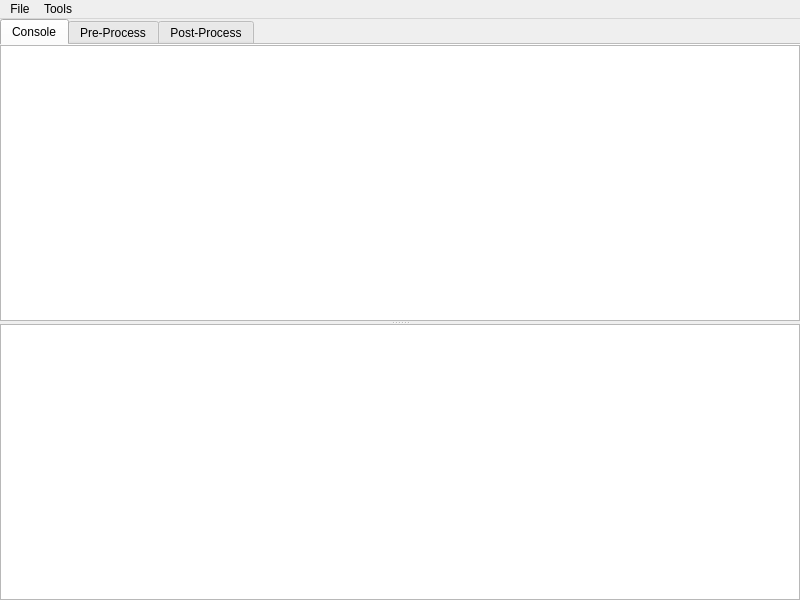
<?xml version="1.0" encoding="UTF-8"?>
<ui version="4.0">
 <class>ConsoleWindow</class>
 <widget class="QMainWindow" name="ConsoleWindow">
  <property name="enabled">
   <bool>true</bool>
  </property>
  <property name="geometry">
   <rect>
    <x>0</x>
    <y>0</y>
    <width>800</width>
    <height>600</height>
   </rect>
  </property>
  <property name="windowTitle">
   <string>Script Editor</string>
  </property>
  <property name="windowIcon">
   <iconset resource="../../neutrino.qrc">
    <normaloff>:/Neutrino/Resources/16_32/scriptEditor_16.png</normaloff>:/Neutrino/Resources/16_32/scriptEditor_16.png</iconset>
  </property>
  <widget class="QWidget" name="centralwidget">
   <layout class="QVBoxLayout" name="verticalLayout_2">
    <property name="leftMargin">
     <number>0</number>
    </property>
    <property name="topMargin">
     <number>0</number>
    </property>
    <property name="rightMargin">
     <number>0</number>
    </property>
    <property name="bottomMargin">
     <number>0</number>
    </property>
    <item>
     <widget class="QTabWidget" name="tabWidget">
      <property name="tabPosition">
       <enum>QTabWidget::North</enum>
      </property>
      <property name="tabShape">
       <enum>QTabWidget::Rounded</enum>
      </property>
      <property name="currentIndex">
       <number>0</number>
      </property>
      <property name="iconSize">
       <size>
        <width>16</width>
        <height>16</height>
       </size>
      </property>
      <property name="documentMode">
       <bool>true</bool>
      </property>
      <property name="movable">
       <bool>false</bool>
      </property>
      <widget class="QWidget" name="console">
       <attribute name="icon">
        <iconset resource="../../neutrino.qrc">
         <normaloff>:/Neutrino/Resources/16/utilities-terminal.png</normaloff>:/Neutrino/Resources/16/utilities-terminal.png</iconset>
       </attribute>
       <attribute name="title">
        <string>Console</string>
       </attribute>
       <layout class="QVBoxLayout" name="verticalLayout">
        <property name="leftMargin">
         <number>0</number>
        </property>
        <property name="topMargin">
         <number>0</number>
        </property>
        <property name="rightMargin">
         <number>0</number>
        </property>
        <property name="bottomMargin">
         <number>0</number>
        </property>
        <item>
         <widget class="QSplitter" name="splitter">
          <property name="frameShadow">
           <enum>QFrame::Plain</enum>
          </property>
          <property name="orientation">
           <enum>Qt::Vertical</enum>
          </property>
          <property name="opaqueResize">
           <bool>true</bool>
          </property>
          <property name="handleWidth">
           <number>3</number>
          </property>
          <widget class="QPlainTextEdit" name="pythonOutput">
           <property name="font">
            <font>
             <family>Monospace</family>
             <pointsize>8</pointsize>
            </font>
           </property>
           <property name="readOnly">
            <bool>true</bool>
           </property>
           <property name="plainText">
            <string/>
           </property>
          </widget>
          <widget class="NEPythonInput" name="pythonConsoleInput">
           <property name="font">
            <font>
             <family>Monospace</family>
             <pointsize>8</pointsize>
            </font>
           </property>
          </widget>
         </widget>
        </item>
       </layout>
      </widget>
      <widget class="QWidget" name="preProcess">
       <attribute name="title">
        <string>Pre-Process</string>
       </attribute>
       <layout class="QVBoxLayout" name="verticalLayout_3">
        <property name="leftMargin">
         <number>0</number>
        </property>
        <property name="topMargin">
         <number>0</number>
        </property>
        <property name="rightMargin">
         <number>0</number>
        </property>
        <property name="bottomMargin">
         <number>0</number>
        </property>
        <item>
         <widget class="NEPythonInput" name="pythonPreprocess">
          <property name="font">
           <font>
            <family>Monospace</family>
            <pointsize>8</pointsize>
           </font>
          </property>
         </widget>
        </item>
       </layout>
      </widget>
      <widget class="QWidget" name="postProcess">
       <attribute name="title">
        <string>Post-Process</string>
       </attribute>
       <layout class="QVBoxLayout" name="verticalLayout_4">
        <property name="leftMargin">
         <number>0</number>
        </property>
        <property name="topMargin">
         <number>0</number>
        </property>
        <property name="rightMargin">
         <number>0</number>
        </property>
        <property name="bottomMargin">
         <number>0</number>
        </property>
        <item>
         <widget class="NEPythonInput" name="pythonPostprocess">
          <property name="font">
           <font>
            <family>Monospace</family>
            <pointsize>8</pointsize>
           </font>
          </property>
         </widget>
        </item>
       </layout>
      </widget>
     </widget>
    </item>
   </layout>
  </widget>
  <widget class="NEMenuBar" name="menubar">
   <property name="enabled">
    <bool>true</bool>
   </property>
   <property name="geometry">
    <rect>
     <x>0</x>
     <y>0</y>
     <width>800</width>
     <height>29</height>
    </rect>
   </property>
   <property name="nativeMenuBar">
    <bool>false</bool>
   </property>
   <widget class="QMenu" name="menuFile">
    <property name="title">
     <string>File</string>
    </property>
    <addaction name="actionNew"/>
    <addaction name="actionOpen"/>
    <addaction name="actionSave"/>
    <addaction name="actionSaveAs"/>
   </widget>
   <widget class="QMenu" name="menuTools">
    <property name="title">
     <string>Tools</string>
    </property>
    <addaction name="actionClear_History"/>
   </widget>
   <addaction name="menuFile"/>
   <addaction name="menuTools"/>
  </widget>
  <action name="actionNew">
   <property name="icon">
    <iconset resource="../../neutrino.qrc">
     <normaloff>:/Neutrino/Resources/16/document-new.png</normaloff>:/Neutrino/Resources/16/document-new.png</iconset>
   </property>
   <property name="text">
    <string>&amp;New</string>
   </property>
   <property name="toolTip">
    <string>Create a new scene file</string>
   </property>
   <property name="statusTip">
    <string>Create a new scene file</string>
   </property>
   <property name="shortcut">
    <string>Alt+N</string>
   </property>
   <property name="shortcutContext">
    <enum>Qt::WidgetWithChildrenShortcut</enum>
   </property>
  </action>
  <action name="actionSaveAs">
   <property name="icon">
    <iconset resource="../../neutrino.qrc">
     <normaloff>:/Neutrino/Resources/16/document-save-as.png</normaloff>:/Neutrino/Resources/16/document-save-as.png</iconset>
   </property>
   <property name="text">
    <string>Save As</string>
   </property>
   <property name="toolTip">
    <string>Save scene as</string>
   </property>
   <property name="statusTip">
    <string>Save scene as</string>
   </property>
   <property name="shortcut">
    <string>Alt+Shift+S</string>
   </property>
   <property name="shortcutContext">
    <enum>Qt::WidgetWithChildrenShortcut</enum>
   </property>
  </action>
  <action name="actionSave">
   <property name="icon">
    <iconset resource="../../neutrino.qrc">
     <normaloff>:/Neutrino/Resources/16/document-save.png</normaloff>:/Neutrino/Resources/16/document-save.png</iconset>
   </property>
   <property name="text">
    <string>&amp;Save</string>
   </property>
   <property name="toolTip">
    <string>Save scene</string>
   </property>
   <property name="statusTip">
    <string>Save scene</string>
   </property>
   <property name="shortcut">
    <string>Alt+S</string>
   </property>
   <property name="shortcutContext">
    <enum>Qt::WidgetWithChildrenShortcut</enum>
   </property>
  </action>
  <action name="actionOpen">
   <property name="icon">
    <iconset resource="../../neutrino.qrc">
     <normaloff>:/Neutrino/Resources/16/document-open.png</normaloff>:/Neutrino/Resources/16/document-open.png</iconset>
   </property>
   <property name="text">
    <string>&amp;Open</string>
   </property>
   <property name="toolTip">
    <string>Open a scene file</string>
   </property>
   <property name="statusTip">
    <string>Open a scene file</string>
   </property>
   <property name="shortcut">
    <string>Alt+O</string>
   </property>
   <property name="shortcutContext">
    <enum>Qt::WidgetWithChildrenShortcut</enum>
   </property>
  </action>
  <action name="actionClear_History">
   <property name="icon">
    <iconset resource="../../neutrino.qrc">
     <normaloff>:/Neutrino/Resources/16/edit-clear.png</normaloff>:/Neutrino/Resources/16/edit-clear.png</iconset>
   </property>
   <property name="text">
    <string>Clear History</string>
   </property>
   <property name="shortcutContext">
    <enum>Qt::WidgetWithChildrenShortcut</enum>
   </property>
  </action>
 </widget>
 <customwidgets>
  <customwidget>
   <class>NEMenuBar</class>
   <extends>QMenuBar</extends>
   <header>Widgets/MenuBar/NEMenuBar.h</header>
  </customwidget>
  <customwidget>
   <class>NEPythonInput</class>
   <extends>QPlainTextEdit</extends>
   <header>Widgets/PythonInput/NEPythonInput.h</header>
  </customwidget>
 </customwidgets>
 <resources>
  <include location="../../neutrino.qrc"/>
 </resources>
 <connections>
  <connection>
   <sender>actionOpen</sender>
   <signal>triggered()</signal>
   <receiver>ConsoleWindow</receiver>
   <slot>openScript()</slot>
   <hints>
    <hint type="sourcelabel">
     <x>-1</x>
     <y>-1</y>
    </hint>
    <hint type="destinationlabel">
     <x>399</x>
     <y>299</y>
    </hint>
   </hints>
  </connection>
  <connection>
   <sender>actionNew</sender>
   <signal>triggered()</signal>
   <receiver>ConsoleWindow</receiver>
   <slot>newScript()</slot>
   <hints>
    <hint type="sourcelabel">
     <x>-1</x>
     <y>-1</y>
    </hint>
    <hint type="destinationlabel">
     <x>399</x>
     <y>299</y>
    </hint>
   </hints>
  </connection>
  <connection>
   <sender>actionSave</sender>
   <signal>triggered()</signal>
   <receiver>ConsoleWindow</receiver>
   <slot>saveScript()</slot>
   <hints>
    <hint type="sourcelabel">
     <x>-1</x>
     <y>-1</y>
    </hint>
    <hint type="destinationlabel">
     <x>399</x>
     <y>299</y>
    </hint>
   </hints>
  </connection>
  <connection>
   <sender>actionSaveAs</sender>
   <signal>triggered()</signal>
   <receiver>ConsoleWindow</receiver>
   <slot>saveScriptAs()</slot>
   <hints>
    <hint type="sourcelabel">
     <x>-1</x>
     <y>-1</y>
    </hint>
    <hint type="destinationlabel">
     <x>399</x>
     <y>299</y>
    </hint>
   </hints>
  </connection>
  <connection>
   <sender>actionClear_History</sender>
   <signal>triggered()</signal>
   <receiver>ConsoleWindow</receiver>
   <slot>clearHistory()</slot>
   <hints>
    <hint type="sourcelabel">
     <x>-1</x>
     <y>-1</y>
    </hint>
    <hint type="destinationlabel">
     <x>399</x>
     <y>299</y>
    </hint>
   </hints>
  </connection>
 </connections>
 <slots>
  <slot>openScript()</slot>
  <slot>newScript()</slot>
  <slot>saveScript()</slot>
  <slot>saveScriptAs()</slot>
  <slot>clearHistory()</slot>
 </slots>
</ui>
